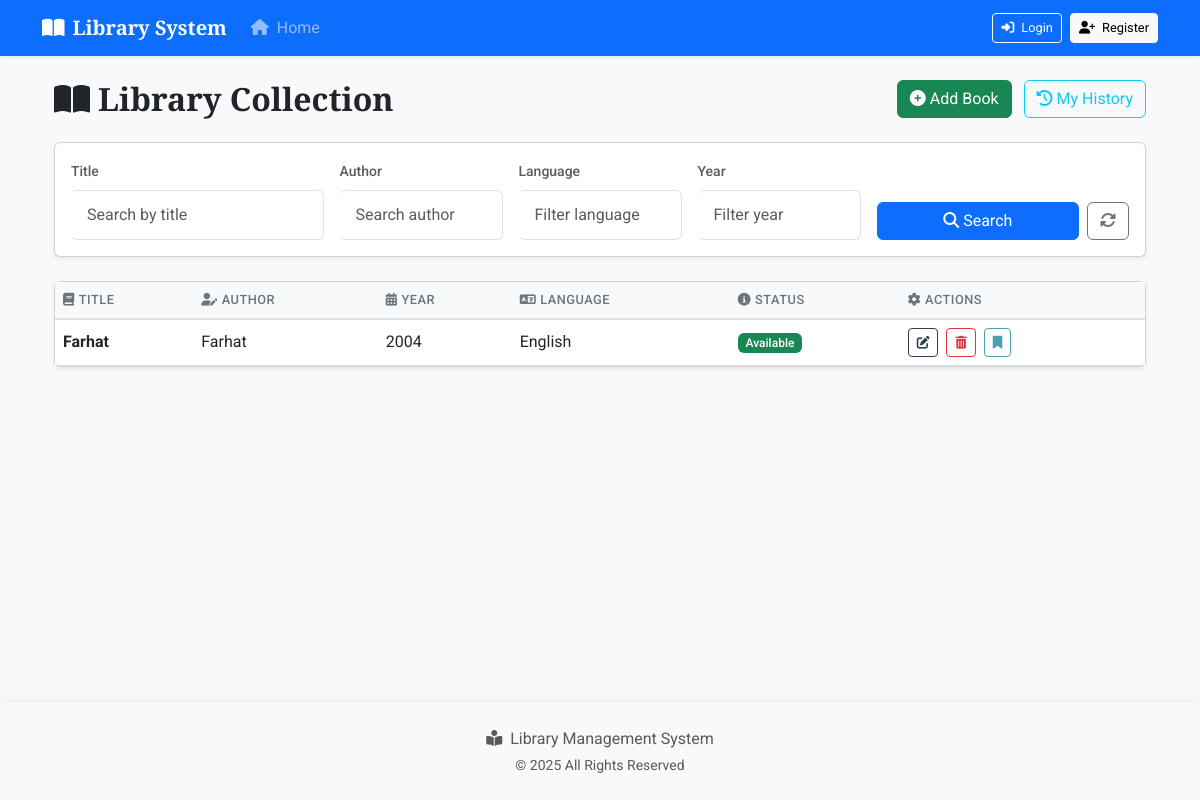
Before: / with the older database file.
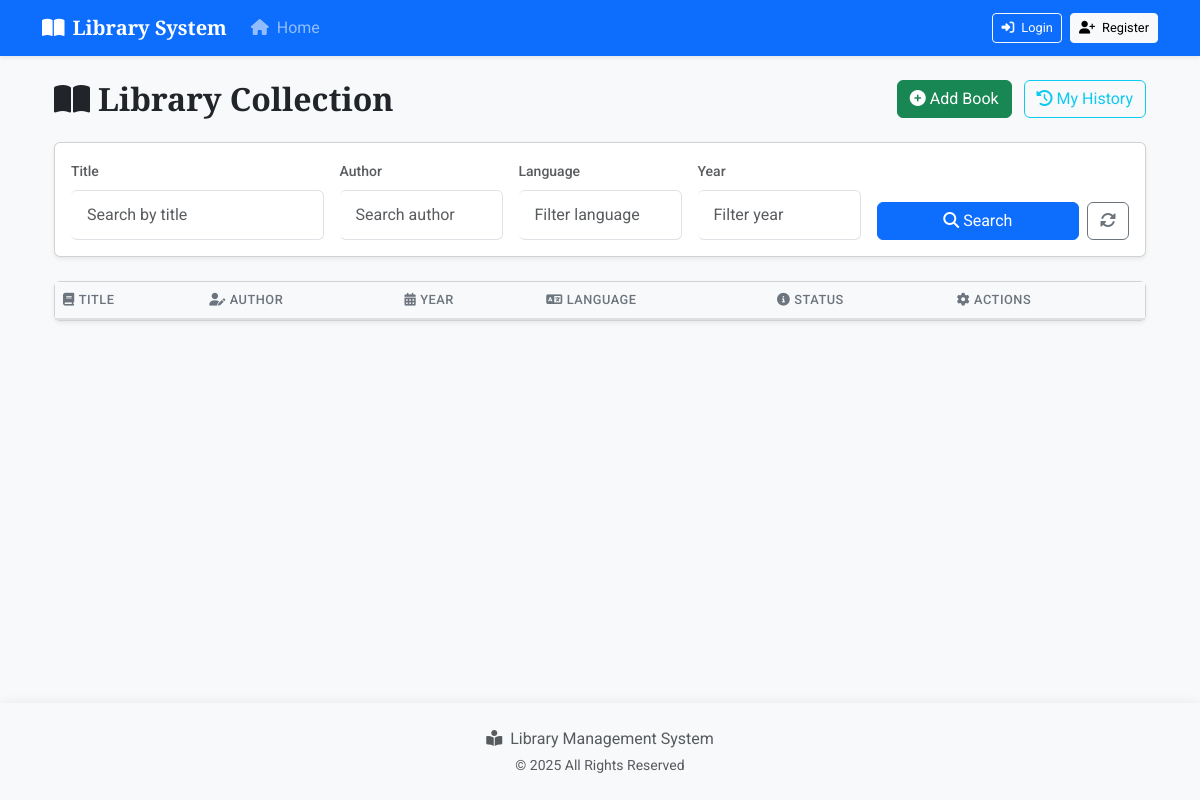
After: the same page with the newer database file.
### app/models.py (models this page shows)
class Book(db.Model):
    id = db.Column(db.Integer, primary_key=True)
    title = db.Column(db.String(128))
    author = db.Column(db.String(128))
    year = db.Column(db.Integer)
    language = db.Column(db.String(64))
    available = db.Column(db.Boolean, default=True)
    checkouts = db.relationship('Checkout', backref='book', lazy='dynamic')

### app/routes/book_routes.py (the view)
@bp.route('/', methods=['GET'])
def index():
    query = Book.query
    title = request.args.get('title')
    author = request.args.get('author')
    language = request.args.get('language')
    year = request.args.get('year')
    if title:
        query = query.filter(Book.title.ilike(f'%{title}%'))
    if author:
        query = query.filter(Book.author.ilike(f'%{author}%'))
    if language:
        query = query.filter(Book.language.ilike(f'%{language}%'))
    if year:
        query = query.filter(Book.year == year)
    books = query.all()
    return render_template('books.html', books=books)

### app/templates/books.html
{% extends "base.html" %}
{% block content %}
<div class="container">
    <div class="d-flex justify-content-between align-items-center mb-4">
        <h2 class="mb-0">
            <i class="fas fa-book-open me-2"></i>Library Collection
        </h2>
        <div>
            <a class="btn btn-success" href="{{ url_for('book.add_book') }}">
                <i class="fas fa-plus-circle me-1"></i>Add Book
            </a>
            <a class="btn btn-outline-info ms-2" href="{{ url_for('checkout.history') }}">
                <i class="fas fa-history me-1"></i>My History
            </a>
        </div>
    </div>
    <div class="card shadow-sm mb-4">
        <div class="card-body">
            <form method="get" class="row g-3 align-items-end">
                <div class="col-md-3">
                    <label class="form-label small text-muted">Title</label>
                    <input name="title" class="form-control" placeholder="Search by title">
                </div>
                <div class="col-md-2">
                    <label class="form-label small text-muted">Author</label>
                    <input name="author" class="form-control" placeholder="Search author">
                </div>
                <div class="col-md-2">
                    <label class="form-label small text-muted">Language</label>
                    <input name="language" class="form-control" placeholder="Filter language">
                </div>
                <div class="col-md-2">
                    <label class="form-label small text-muted">Year</label>
                    <input name="year" type="number" class="form-control" placeholder="Filter year">
                </div>
                <div class="col-md-3 d-flex">
                    <button class="btn btn-primary me-2 flex-grow-1">
                        <i class="fas fa-search me-1"></i>Search
                    </button>
                    <a href="{{ url_for('book.index') }}" class="btn btn-outline-secondary">
                        <i class="fas fa-sync-alt"></i>
                    </a>
                </div>
            </form>
        </div>
    </div>
    <div class="card shadow-sm">
        <div class="card-body p-0">
            <div class="table-responsive">
                <table class="table table-hover mb-0">
                    <thead class="table-light">
                        <tr>
                            <th><i class="fas fa-book me-1"></i>Title</th>
                            <th><i class="fas fa-user-edit me-1"></i>Author</th>
                            <th><i class="fas fa-calendar-alt me-1"></i>Year</th>
                            <th><i class="fas fa-language me-1"></i>Language</th>
                            <th><i class="fas fa-info-circle me-1"></i>Status</th>
                            <th><i class="fas fa-cog me-1"></i>Actions</th>
                        </tr>
                    </thead>
                    <tbody>
                        {% for book in books %}
                        <tr>
                            <td class="fw-bold">{{ book.title }}</td>
                            <td>{{ book.author }}</td>
                            <td>{{ book.year }}</td>
                            <td>{{ book.language }}</td>
                            <td>
                                <span class="badge bg-{{ 'success' if book.available else 'warning' }}">
                                    {{ 'Available' if book.available else 'Checked Out' }}
                                </span>
                            </td>
                            <td>
                                <div class="d-flex gap-2">
                                    <a class="btn btn-sm btn-outline-primary"
                                       href="{{ url_for('book.edit_book', book_id=book.id) }}"
                                       title="Edit">
                                        <i class="fas fa-edit"></i>
                                    </a>
                                    <a class="btn btn-sm btn-outline-danger"
                                       href="{{ url_for('book.delete_book', book_id=book.id) }}"
                                       title="Delete">
                                        <i class="fas fa-trash-alt"></i>
                                    </a>
                                    {% if book.available %}
                                    <a class="btn btn-sm btn-outline-success"
                                       href="{{ url_for('checkout.borrow', book_id=book.id) }}"
                                       title="Check Out">
                                        <i class="fas fa-bookmark"></i>
                                    </a>
                                    {% else %}
                                    <a class="btn btn-sm btn-outline-warning"
                                       href="{{ url_for('checkout.return_book', book_id=book.id) }}"
                                       title="Return">
                                        <i class="fas fa-undo-alt"></i>
                                    </a>
                                    {% endif %}
                                </div>
                            </td>
                        </tr>
                        {% endfor %}
                    </tbody>
                </table>
            </div>
        </div>
    </div>
</div>
{% endblock %}

### app/templates/base.html (shortened to what this page needs)
<!DOCTYPE html>
<html lang="en">
<head>
    <link href="https://cdn.jsdelivr.net/npm/bootstrap@5.3.0/dist/css/bootstrap.min.css" rel="stylesheet">
    <link rel="stylesheet" href="https://cdnjs.cloudflare.com/ajax/libs/font-awesome/6.4.0/css/all.min.css">
    <link rel="stylesheet" href="{{ url_for('static', filename='css/style.css') }}">
</head>
<body class="d-flex flex-column min-vh-100">
    <nav class="navbar navbar-expand-lg navbar-dark bg-primary shadow-sm">
        <div class="container">
            <a class="navbar-brand fw-bold" href="{{ url_for('book.index') }}">
                <i class="fas fa-book-open me-2"></i>Library System
            </a>
            <div class="collapse navbar-collapse" id="navbarNav">
                <ul class="navbar-nav me-auto">
                    <li class="nav-item">
                        <a class="nav-link" href="{{ url_for('book.index') }}">
                            <i class="fas fa-home me-1"></i> Home
                        </a>
                    </li>
                </ul>
                <div class="d-flex align-items-center">
                    {% if current_user.is_authenticated %}
                    <span class="text-white me-3 d-none d-sm-inline">
                        <i class="fas fa-user-circle me-1"></i> {{ current_user.username }}
                    </span>
                    <a href="{{ url_for('auth.logout') }}" class="btn btn-outline-light btn-sm">
                        <i class="fas fa-sign-out-alt me-1"></i> Logout
                    </a>
                    {% else %}
                    <a href="{{ url_for('auth.login') }}" class="btn btn-outline-light btn-sm me-2">
                        <i class="fas fa-sign-in-alt me-1"></i> Login
                    </a>
                    <a href="{{ url_for('auth.register') }}" class="btn btn-light btn-sm">
                        <i class="fas fa-user-plus me-1"></i> Register
                    </a>
                    {% endif %}
                </div>
            </div>
        </div>
    </nav>
    <main class="flex-grow-1">
        <div class="container my-4">
            {% block content %}{% endblock %}
        </div>
    </main>
    <footer class="bg-light py-4 mt-auto">
        <div class="container text-center text-muted">
            <p class="mb-1">
                <i class="fas fa-book-reader me-1"></i> Library Management System
            </p>
            <p class="small mb-0">
                &copy; 2025 All Rights Reserved
            </p>
        </div>
    </footer>
</body>
</html>

### app/static/css/style.css (style rules this page uses)
body { background-color: #f8f9fa; background-image: linear-gradient(rgba(248, 249, 250, 0.95), rgba(248, 249, 250, 0.95)), url('https://images.unsplash.com/photo-1507842217343-583bb7270b66?ixlib=rb-1.2.1&auto=format&fit=crop&w=1350&q=80'); background-size: cover; background-position: center; background-attachment: fixed; min-height: 100vh; font-family: 'Segoe UI', Tahoma, Geneva, Verdana, sans-serif; }
.form-label { font-weight: 500; color: #495057; margin-bottom: 0.5rem; }
.form-control { border-left: none; padding: 0.75rem 1rem; transition: all 0.3s; }
input[type="number"] { -moz-appearance: textfield; }
.table th { font-weight: 500; text-transform: uppercase; font-size: 0.8rem; letter-spacing: 0.5px; color: #6c757d; border-bottom-width: 2px; }
.btn-sm { padding: 0.25rem 0.5rem; font-size: 0.8rem; border-radius: 0.25rem; }
body { font-family: 'Roboto', sans-serif; background-color: #f8f9fa; }
h1, h2, h3, h4, .navbar-brand { font-family: 'Playfair Display', serif; font-weight: 600; }
.navbar { box-shadow: 0 2px 10px rgba(0,0,0,0.1); }
footer { box-shadow: 0 -2px 10px rgba(0,0,0,0.05); }
.min-vh-100 { min-height: 100vh; }

Changed rows visible on the page:
removed Book: title "Farhat", author "Farhat", year "2004", language "English", available "Available"
